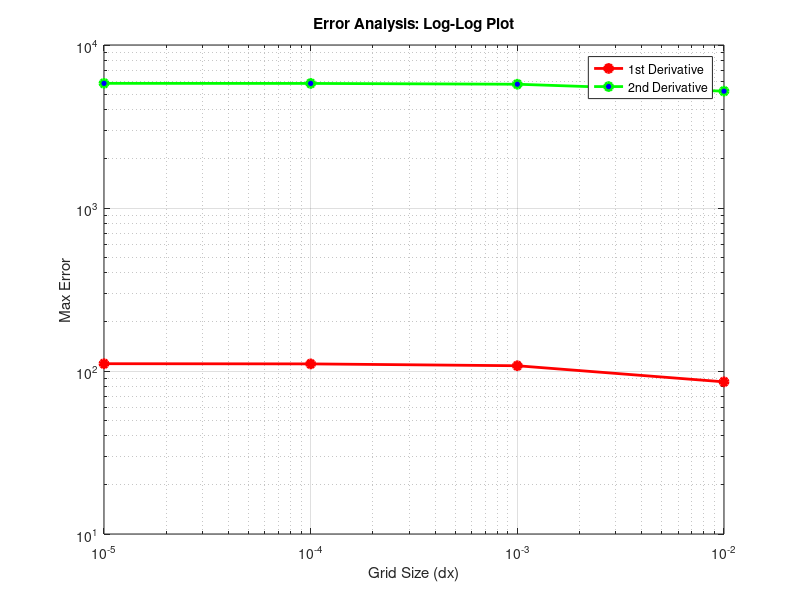
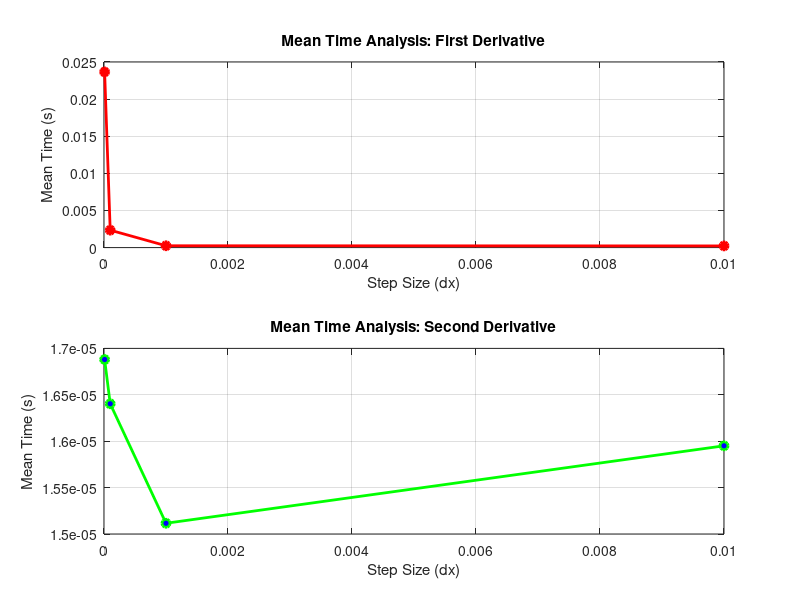

These figures' MATLAB source, in order:
close all; 
clear all; 
clc;

% Define the original function and its exact first and second derivatives
f = @(x) exp(-5.*x).*sin(75.*x);
df_exact = @(x) -exp(-5.*x).*(5.*sin(75.*x)-75*cos(75.*x));
ddf_exact = @(x) -exp(-5.*x).*(5600*sin(75.*x)+750*cos(75.*x));

% Parameters
dx_values = [0.01, 0.001, 0.0001, 0.00001];
n = 10; % Maximum degree 
num_iterations = 10;

% Initialize arrays to store mean times
mean_times_first_derivative = zeros(size(dx_values));
mean_times_second_derivative = zeros(size(dx_values));

% Initialize arrays to store errors
errors_first_derivative = zeros(size(dx_values));
errors_second_derivative = zeros(size(dx_values));

% Loop over different step sizes
for idx = 1:length(dx_values)
    dx = dx_values(idx);
    xvec = [0:dx:1];

    % Generate noise
    noise = 0.0001 * rand(size(xvec));

    % Add noise to the function
    f_noisy = f(xvec) + noise;

    % Initialize arrays to store individual iteration times
    times_first_derivative = zeros(1, num_iterations);
    times_second_derivative = zeros(1, num_iterations);

    % Loop over iterations
    for iter = 1:num_iterations
        % Timing for First Derivative
        tic;
        first_derivative = polyder(polyfit(xvec, f_noisy, n));
        time_first_derivative(iter) = toc;

        % Timing for Second Derivative
        tic;
        second_derivative = polyder(first_derivative);
        time_second_derivative(iter) = toc;
    end

    % Evaluate the derivative polynomials
    aa_first_der_vals = polyval(first_derivative, xvec);
    aa_second_der_vals = polyval(second_derivative, xvec);

    % Calculate errors
    errors_first_derivative(idx) = max(abs(df_exact(xvec) - aa_first_der_vals));
    errors_second_derivative(idx) = max(abs(ddf_exact(xvec) - aa_second_der_vals));

    % Calculate the mean times
    mean_times_first_derivative(idx) = mean(time_first_derivative);
    mean_times_second_derivative(idx) = mean(time_second_derivative);
end

% Plot the log-log plots of errors versus grid sizes
figure;

% Plot for the first derivative
loglog(dx_values, errors_first_derivative, 'r-o', 'LineWidth', 2, 'MarkerFaceColor', 'r');
hold on;

% Plot for the second derivative
loglog(dx_values, errors_second_derivative, 'g-o', 'LineWidth', 2, 'MarkerFaceColor', 'b');
xlabel('Grid Size (dx)');
ylabel('Max Error');
title('Error Analysis: Log-Log Plot');
legend('1st Derivative', '2nd Derivative', 'Location', 'Best');
grid on;

% Plotting Mean Times
figure;

% Plot for the mean time of the first derivative
subplot(2, 1, 1);
plot(dx_values, mean_times_first_derivative, 'r-o', 'LineWidth', 2, 'MarkerFaceColor', 'r');
xlabel('Step Size (dx)');
ylabel('Mean Time (s)');
title('Mean Time Analysis: First Derivative');
grid on;

% Plot for the mean time of the second derivative
subplot(2, 1, 2);
plot(dx_values, mean_times_second_derivative, 'g-o', 'LineWidth', 2, 'MarkerFaceColor', 'b');
xlabel('Step Size (dx)');
ylabel('Mean Time (s)');
title('Mean Time Analysis: Second Derivative');
grid on;
